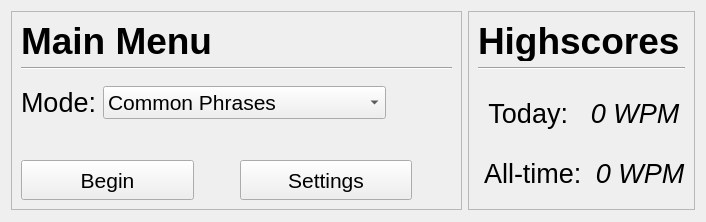
<?xml version="1.0" encoding="UTF-8"?>
<ui version="4.0">
 <class>Form</class>
 <widget class="QWidget" name="Form">
  <property name="geometry">
   <rect>
    <x>0</x>
    <y>0</y>
    <width>706</width>
    <height>222</height>
   </rect>
  </property>
  <property name="windowTitle">
   <string>Form</string>
  </property>
  <property name="styleSheet">
   <string notr="true"/>
  </property>
  <layout class="QHBoxLayout" name="horizontalLayout">
   <item>
    <layout class="QVBoxLayout" name="verticalLayout_3">
     <property name="leftMargin">
      <number>0</number>
     </property>
     <property name="bottomMargin">
      <number>0</number>
     </property>
     <item>
      <layout class="QHBoxLayout" name="horizontalLayout_4">
       <property name="leftMargin">
        <number>0</number>
       </property>
       <item>
        <widget class="QFrame" name="frameMainMenu">
         <property name="sizePolicy">
          <sizepolicy hsizetype="Expanding" vsizetype="Preferred">
           <horstretch>2</horstretch>
           <verstretch>0</verstretch>
          </sizepolicy>
         </property>
         <property name="styleSheet">
          <string notr="true"/>
         </property>
         <property name="frameShape">
          <enum>QFrame::StyledPanel</enum>
         </property>
         <property name="frameShadow">
          <enum>QFrame::Raised</enum>
         </property>
         <layout class="QVBoxLayout" name="verticalLayout_2">
          <item>
           <widget class="QLabel" name="labelMainMenu">
            <property name="sizePolicy">
             <sizepolicy hsizetype="Preferred" vsizetype="Fixed">
              <horstretch>0</horstretch>
              <verstretch>0</verstretch>
             </sizepolicy>
            </property>
            <property name="minimumSize">
             <size>
              <width>0</width>
              <height>40</height>
             </size>
            </property>
            <property name="maximumSize">
             <size>
              <width>16777215</width>
              <height>40</height>
             </size>
            </property>
            <property name="font">
             <font>
              <pointsize>28</pointsize>
              <weight>75</weight>
              <bold>true</bold>
             </font>
            </property>
            <property name="styleSheet">
             <string notr="true">font-weight: bold;</string>
            </property>
            <property name="text">
             <string>Main Menu</string>
            </property>
           </widget>
          </item>
          <item>
           <widget class="Line" name="lineMainMenu">
            <property name="orientation">
             <enum>Qt::Horizontal</enum>
            </property>
           </widget>
          </item>
          <item>
           <spacer name="verticalSpacer_2">
            <property name="orientation">
             <enum>Qt::Vertical</enum>
            </property>
            <property name="sizeType">
             <enum>QSizePolicy::Fixed</enum>
            </property>
            <property name="sizeHint" stdset="0">
             <size>
              <width>20</width>
              <height>10</height>
             </size>
            </property>
           </spacer>
          </item>
          <item>
           <layout class="QHBoxLayout" name="horizontalLayout_6">
            <property name="topMargin">
             <number>0</number>
            </property>
            <item>
             <widget class="QLabel" name="labelSelectMode">
              <property name="sizePolicy">
               <sizepolicy hsizetype="Preferred" vsizetype="Preferred">
                <horstretch>0</horstretch>
                <verstretch>0</verstretch>
               </sizepolicy>
              </property>
              <property name="font">
               <font>
                <pointsize>20</pointsize>
                <underline>false</underline>
               </font>
              </property>
              <property name="text">
               <string>Mode:</string>
              </property>
             </widget>
            </item>
            <item>
             <widget class="QComboBox" name="comboBoxSelectMode">
              <property name="sizePolicy">
               <sizepolicy hsizetype="Preferred" vsizetype="Preferred">
                <horstretch>0</horstretch>
                <verstretch>0</verstretch>
               </sizepolicy>
              </property>
              <property name="font">
               <font>
                <pointsize>16</pointsize>
               </font>
              </property>
              <item>
               <property name="text">
                <string>Common Phrases</string>
               </property>
              </item>
              <item>
               <property name="text">
                <string>Famous Novel Excerpts</string>
               </property>
              </item>
              <item>
               <property name="text">
                <string>Famous Quotes/Speeches</string>
               </property>
              </item>
              <item>
               <property name="text">
                <string>Facts/Educational</string>
               </property>
              </item>
              <item>
               <property name="text">
                <string>Randomly Generated Text</string>
               </property>
              </item>
             </widget>
            </item>
            <item>
             <spacer name="horizontalSpacer_4">
              <property name="orientation">
               <enum>Qt::Horizontal</enum>
              </property>
              <property name="sizeHint" stdset="0">
               <size>
                <width>40</width>
                <height>20</height>
               </size>
              </property>
             </spacer>
            </item>
           </layout>
          </item>
          <item>
           <spacer name="verticalSpacer">
            <property name="orientation">
             <enum>Qt::Vertical</enum>
            </property>
            <property name="sizeType">
             <enum>QSizePolicy::Preferred</enum>
            </property>
            <property name="sizeHint" stdset="0">
             <size>
              <width>20</width>
              <height>75</height>
             </size>
            </property>
           </spacer>
          </item>
          <item>
           <layout class="QHBoxLayout" name="horizontalLayout_5">
            <item>
             <widget class="QPushButton" name="buttonStart">
              <property name="sizePolicy">
               <sizepolicy hsizetype="Preferred" vsizetype="Maximum">
                <horstretch>0</horstretch>
                <verstretch>0</verstretch>
               </sizepolicy>
              </property>
              <property name="minimumSize">
               <size>
                <width>0</width>
                <height>40</height>
               </size>
              </property>
              <property name="font">
               <font>
                <pointsize>16</pointsize>
               </font>
              </property>
              <property name="text">
               <string>Begin</string>
              </property>
             </widget>
            </item>
            <item>
             <spacer name="horizontalSpacer_2">
              <property name="orientation">
               <enum>Qt::Horizontal</enum>
              </property>
              <property name="sizeType">
               <enum>QSizePolicy::Fixed</enum>
              </property>
              <property name="sizeHint" stdset="0">
               <size>
                <width>40</width>
                <height>20</height>
               </size>
              </property>
             </spacer>
            </item>
            <item>
             <widget class="QPushButton" name="buttonSettings">
              <property name="sizePolicy">
               <sizepolicy hsizetype="Preferred" vsizetype="Maximum">
                <horstretch>0</horstretch>
                <verstretch>0</verstretch>
               </sizepolicy>
              </property>
              <property name="minimumSize">
               <size>
                <width>0</width>
                <height>40</height>
               </size>
              </property>
              <property name="font">
               <font>
                <pointsize>16</pointsize>
               </font>
              </property>
              <property name="text">
               <string>Settings</string>
              </property>
             </widget>
            </item>
            <item>
             <spacer name="horizontalSpacer_3">
              <property name="orientation">
               <enum>Qt::Horizontal</enum>
              </property>
              <property name="sizeType">
               <enum>QSizePolicy::Preferred</enum>
              </property>
              <property name="sizeHint" stdset="0">
               <size>
                <width>40</width>
                <height>20</height>
               </size>
              </property>
             </spacer>
            </item>
           </layout>
          </item>
         </layout>
        </widget>
       </item>
       <item>
        <widget class="QFrame" name="frameHighscore">
         <property name="sizePolicy">
          <sizepolicy hsizetype="Preferred" vsizetype="Preferred">
           <horstretch>1</horstretch>
           <verstretch>0</verstretch>
          </sizepolicy>
         </property>
         <property name="autoFillBackground">
          <bool>false</bool>
         </property>
         <property name="frameShape">
          <enum>QFrame::StyledPanel</enum>
         </property>
         <property name="frameShadow">
          <enum>QFrame::Raised</enum>
         </property>
         <layout class="QVBoxLayout" name="verticalLayout">
          <item>
           <widget class="QLabel" name="labelHighscore">
            <property name="sizePolicy">
             <sizepolicy hsizetype="Preferred" vsizetype="Fixed">
              <horstretch>0</horstretch>
              <verstretch>0</verstretch>
             </sizepolicy>
            </property>
            <property name="minimumSize">
             <size>
              <width>0</width>
              <height>40</height>
             </size>
            </property>
            <property name="maximumSize">
             <size>
              <width>16777215</width>
              <height>40</height>
             </size>
            </property>
            <property name="font">
             <font>
              <pointsize>28</pointsize>
              <weight>75</weight>
              <bold>true</bold>
              <underline>false</underline>
             </font>
            </property>
            <property name="styleSheet">
             <string notr="true">font-weight: bold;</string>
            </property>
            <property name="text">
             <string>Highscores</string>
            </property>
           </widget>
          </item>
          <item>
           <widget class="Line" name="lineHighscore">
            <property name="orientation">
             <enum>Qt::Horizontal</enum>
            </property>
           </widget>
          </item>
          <item>
           <spacer name="verticalSpacer_4">
            <property name="orientation">
             <enum>Qt::Vertical</enum>
            </property>
            <property name="sizeType">
             <enum>QSizePolicy::Fixed</enum>
            </property>
            <property name="sizeHint" stdset="0">
             <size>
              <width>20</width>
              <height>10</height>
             </size>
            </property>
           </spacer>
          </item>
          <item>
           <layout class="QHBoxLayout" name="horizontalLayout_2">
            <item>
             <widget class="QLabel" name="labelTodayTitle">
              <property name="font">
               <font>
                <pointsize>20</pointsize>
               </font>
              </property>
              <property name="text">
               <string> Today: </string>
              </property>
              <property name="alignment">
               <set>Qt::AlignCenter</set>
              </property>
             </widget>
            </item>
            <item>
             <widget class="QLabel" name="labelTodayScore">
              <property name="font">
               <font>
                <pointsize>20</pointsize>
                <italic>true</italic>
               </font>
              </property>
              <property name="text">
               <string>0 WPM</string>
              </property>
              <property name="alignment">
               <set>Qt::AlignCenter</set>
              </property>
             </widget>
            </item>
           </layout>
          </item>
          <item>
           <layout class="QHBoxLayout" name="horizontalLayout_3">
            <item>
             <widget class="QLabel" name="labelAlltimeTitle">
              <property name="font">
               <font>
                <pointsize>20</pointsize>
               </font>
              </property>
              <property name="text">
               <string> All-time: </string>
              </property>
              <property name="alignment">
               <set>Qt::AlignCenter</set>
              </property>
             </widget>
            </item>
            <item>
             <widget class="QLabel" name="labelAlltimeScore">
              <property name="font">
               <font>
                <pointsize>20</pointsize>
                <italic>true</italic>
               </font>
              </property>
              <property name="text">
               <string>0 WPM</string>
              </property>
              <property name="alignment">
               <set>Qt::AlignCenter</set>
              </property>
             </widget>
            </item>
           </layout>
          </item>
         </layout>
        </widget>
       </item>
      </layout>
     </item>
     <item>
      <spacer name="verticalSpacer_3">
       <property name="orientation">
        <enum>Qt::Vertical</enum>
       </property>
       <property name="sizeHint" stdset="0">
        <size>
         <width>20</width>
         <height>40</height>
        </size>
       </property>
      </spacer>
     </item>
    </layout>
   </item>
  </layout>
 </widget>
 <resources/>
 <connections/>
</ui>
